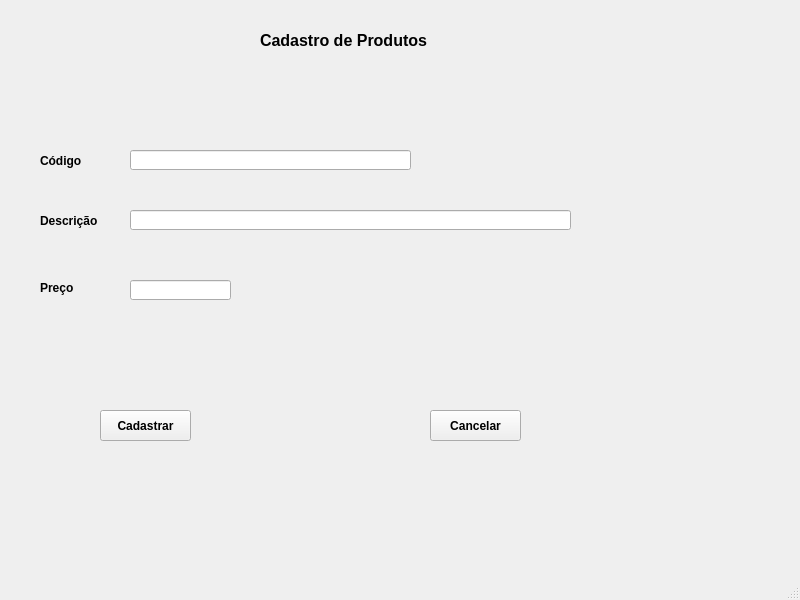
<?xml version="1.0" encoding="UTF-8"?>
<ui version="4.0">
 <class>MainWindow</class>
 <widget class="QMainWindow" name="MainWindow">
  <property name="geometry">
   <rect>
    <x>0</x>
    <y>0</y>
    <width>800</width>
    <height>600</height>
   </rect>
  </property>
  <property name="windowTitle">
   <string>MainWindow</string>
  </property>
  <property name="styleSheet">
   <string notr="true"/>
  </property>
  <widget class="QWidget" name="centralwidget">
   <widget class="QLabel" name="label">
    <property name="geometry">
     <rect>
      <x>40</x>
      <y>150</y>
      <width>81</width>
      <height>21</height>
     </rect>
    </property>
    <property name="font">
     <font>
      <pointsize>9</pointsize>
      <weight>75</weight>
      <bold>true</bold>
     </font>
    </property>
    <property name="text">
     <string>Código</string>
    </property>
   </widget>
   <widget class="QLabel" name="label_2">
    <property name="geometry">
     <rect>
      <x>40</x>
      <y>210</y>
      <width>81</width>
      <height>21</height>
     </rect>
    </property>
    <property name="font">
     <font>
      <pointsize>9</pointsize>
      <weight>75</weight>
      <bold>true</bold>
     </font>
    </property>
    <property name="text">
     <string>Descrição</string>
    </property>
   </widget>
   <widget class="QLabel" name="label_3">
    <property name="geometry">
     <rect>
      <x>40</x>
      <y>280</y>
      <width>71</width>
      <height>16</height>
     </rect>
    </property>
    <property name="font">
     <font>
      <pointsize>9</pointsize>
      <weight>75</weight>
      <bold>true</bold>
     </font>
    </property>
    <property name="text">
     <string>Preço</string>
    </property>
   </widget>
   <widget class="QLineEdit" name="lineEdit">
    <property name="geometry">
     <rect>
      <x>130</x>
      <y>150</y>
      <width>281</width>
      <height>20</height>
     </rect>
    </property>
   </widget>
   <widget class="QLineEdit" name="lineEdit_2">
    <property name="geometry">
     <rect>
      <x>130</x>
      <y>210</y>
      <width>441</width>
      <height>20</height>
     </rect>
    </property>
   </widget>
   <widget class="QLineEdit" name="lineEdit_3">
    <property name="geometry">
     <rect>
      <x>130</x>
      <y>280</y>
      <width>101</width>
      <height>20</height>
     </rect>
    </property>
   </widget>
   <widget class="QPushButton" name="pushButton">
    <property name="geometry">
     <rect>
      <x>100</x>
      <y>410</y>
      <width>91</width>
      <height>31</height>
     </rect>
    </property>
    <property name="font">
     <font>
      <pointsize>9</pointsize>
      <weight>75</weight>
      <bold>true</bold>
     </font>
    </property>
    <property name="text">
     <string>Cadastrar</string>
    </property>
   </widget>
   <widget class="QPushButton" name="pushButton_2">
    <property name="geometry">
     <rect>
      <x>430</x>
      <y>410</y>
      <width>91</width>
      <height>31</height>
     </rect>
    </property>
    <property name="font">
     <font>
      <pointsize>9</pointsize>
      <weight>75</weight>
      <bold>true</bold>
     </font>
    </property>
    <property name="text">
     <string>Cancelar</string>
    </property>
   </widget>
   <widget class="QLabel" name="label_4">
    <property name="geometry">
     <rect>
      <x>260</x>
      <y>30</y>
      <width>231</width>
      <height>20</height>
     </rect>
    </property>
    <property name="font">
     <font>
      <pointsize>12</pointsize>
      <weight>75</weight>
      <bold>true</bold>
     </font>
    </property>
    <property name="text">
     <string>Cadastro de Produtos</string>
    </property>
   </widget>
  </widget>
  <widget class="QStatusBar" name="statusbar"/>
 </widget>
 <resources/>
 <connections/>
</ui>
